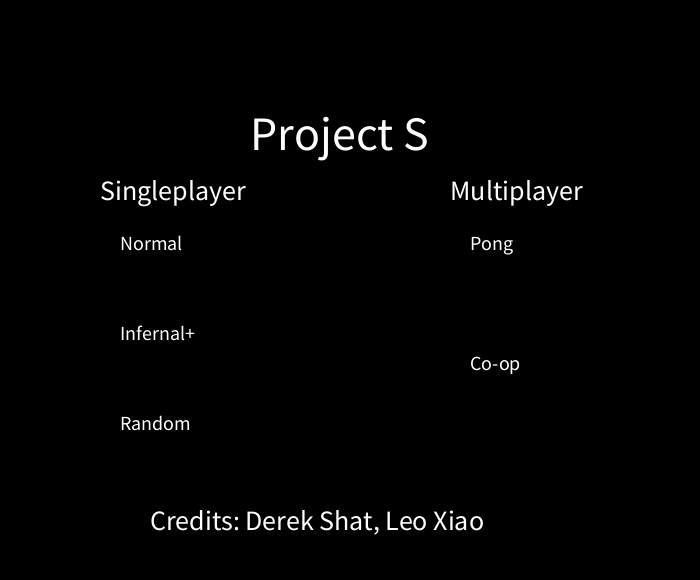
Frame 1 (no input)
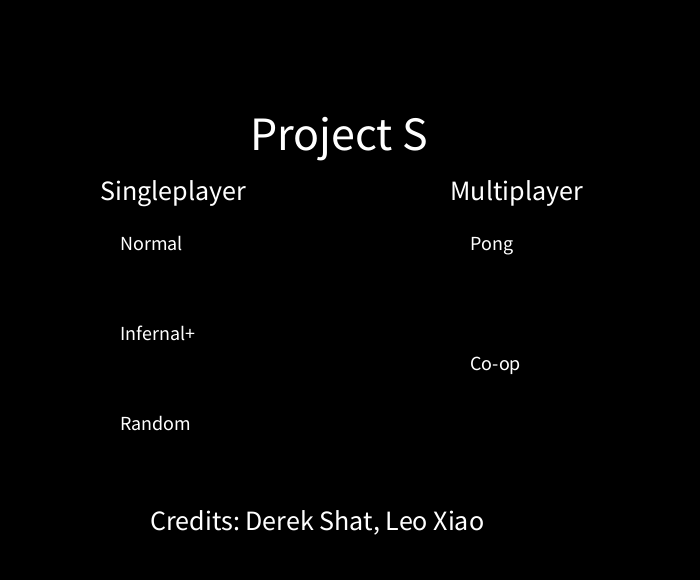
Frame 60 (the mouse pressed at the canvas centre just before this capture)
Frame 120 (the mouse held since frame 60 and released just before this capture): identical to frame 60, image omitted

The Processing sketch that drew these frames (run headless with seeded random() and noise(); from frame 60 on, the mouse is pressed at the canvas centre):

// Processing sketch: squash
// ── squash.pde
int paddleX, paddleY, paddleWidth, paddleHeight, paddleSpeed;

float ballX, ballY, ballHeight, ballWidth;

double xSpeed, ySpeed;

double xSpeedN, ySpeedN, xSpeedL, ySpeedL;

boolean up, down;

int backgroundColour1[], backgroundColour2[];
float bgColourmodifier;

int bG1[], bG2[];

int i;

int score;

int screen = 0;
int bigFont = 48;
int mediumFont = 28;
int smallFont= 20;

float mouseLoc;

int normalDiffScreen = 1;
int infernalDiffScreen = 2;
int randomDiffScreen = 3;
int pongScreen = 4;
int coopScreen = 5;

void setup() { 
  size(700, 580);
  bG1 = new int[10];
  for (int q=0; q<bG1.length; q+=1) {
    bG1[q] = (q*10);
  }
  bG2 = new int[10];
  for (int q=0; q<bG2.length; q+=1) {
    bG2[q] = (255-q*10);
  }
  backgroundColour1 = new int[10];
  for (int q=0; q<backgroundColour1.length; q++) {
    backgroundColour1[q] = color(bG1[q], bG1[q], bG1[q]);
  }
  backgroundColour2 = new int[10];
  for (int q=0; q<backgroundColour1.length; q++) {
    backgroundColour2[q] = color(bG2[q], bG2[q], bG2[q]);
  }
  paddleX = 75;
  paddleY = height/2;
  paddleWidth = 20;
  paddleHeight = 150;
  paddleSpeed = 10;
  ballX = width/2;
  ballY = height/2;
  ballWidth = 50;
  ballHeight = 50;
  xSpeed = 5;
  ySpeed = 4;
  xSpeedN = 105/100;
  ySpeedN = 104/100;
  backgroundGradients();
  score = 0;
}

void draw() {
  screen();
}

void normalMode() {
  background(0);
  theWall();
  drawPaddle();
  movePaddle();
  restrictPaddle();
  drawBall();
  moveBall();
  ballBounce();
  paddleBounceNormal();
  gameOver();
  scores();
}

void infernalMode() {
  background(0);
  theWall();
  paddleHeight = 200;
  drawPaddle();
  movePaddle();
  restrictPaddle();
  drawBall();
  moveBall();
  ballBounce();
  paddleBounceInfernal();
  gameOver();
  scores();
}
void randomMode() {
  background(0);
  theWall();
  awesomeFace();
  drawPaddle();
  movePaddle();
  restrictPaddle();
  drawBall();
  moveBall();
  ballBounceRandom();
  paddleBounceRandom();
  gameOver();
  scores();
}

void backgroundGradients() {
  int bgNumber = 1;
  int opacity = 1;
  int theLight = width/4;
  i=0;
  bgColourmodifier=0;
  while (i<theLight) {
    fill(lerpColor(backgroundColour2[bgNumber], backgroundColour1[bgNumber], bgColourmodifier), opacity);
    noStroke();
    rect(i, 0, i+2, height, 0.25);
    i+=1;
    bgColourmodifier+=0.0085;
  }
}

void drawPaddle() {
  fill(#00FFFF);
  noStroke();
  rect(paddleX, paddleY, paddleWidth, paddleHeight);
}

void movePaddle() {
  if (up) {
    paddleY-=paddleSpeed;
  } else if (down) {
    paddleY+=paddleSpeed;
  }
}

void restrictPaddle() {
  if (paddleY < 0) {
    paddleY += paddleSpeed;
  }
  if (paddleY + paddleHeight > height) {
    paddleY -= paddleSpeed;
  }
}

void drawBall() {
  fill(#ffffff);
  ellipse(ballX, ballY, ballWidth, ballHeight);
}

void moveBall() {
  ballX += xSpeed;
  ballY += ySpeed;
}

void theWall() {
  noStroke();
  fill(#FF0000);
  rect(width-100, 0, width, height);
}

void ballBounce() {
  if (ballX > width-100 - ballWidth/2) {
    xSpeed = -xSpeed;
  }
  if (ballY >= height - ballHeight/2) {
    ySpeed = -ySpeed;
  } else if (ballY - ballHeight/2 < 0) {
    ySpeed = -ySpeed;
  }
}
void ballBounceRandom() {
  if (ballX > width-100 - ballWidth/2) {
    xSpeed = -random(3,13);
    ySpeed = random(-10,10);
    if(xSpeed >= 16){
      xSpeed = random(-16, 16);
      if(xSpeed <= 5 && xSpeed >= 0){
        xSpeed = 5;
      }      
    }
    if(ySpeed >= 10){
      ySpeed = random(-10,10);
      if(ySpeed <=2 && ySpeed >= 0){
        ySpeed = 3;
      }
      if(ySpeed >= -2 && ySpeed <= 0){
        ySpeed = -3;
      }
    }
  }
  if (ballY >= height - ballHeight/2) {
    ySpeed = -random(3,10);
    xSpeed = random(-10,10);
    if(xSpeed <= 3 && xSpeed >= 0){
      xSpeed =3;
    }
    if(xSpeed >= -3 && xSpeed <= 0){
      xSpeed = -3;
    }
  } else if (ballY - ballHeight/2 < 0) {
    ySpeed = random(3,10);
    xSpeed = random(-10,10);
    if(xSpeed <= 3 && xSpeed >= 0){
      xSpeed =3;
    }
    if(xSpeed >= -3 && xSpeed <= 0){
      xSpeed = -3;
    }
  }
}

void paddleBounceNormal() {
  if (ballX - ballWidth/2 > paddleX && ballX - ballWidth/2 < paddleX + paddleWidth/2 && ballY - ballHeight/2 < paddleY + paddleHeight && ballY + ballHeight/2 > paddleY) { 
    if (xSpeed < 0) {
      xSpeed = -xSpeed*105/100;
      ySpeed = ySpeed*104/100;
      score+=1;
    }
    if (xSpeed >= 10){
      xSpeed = 10;
    }
    if (ySpeed >= 14){
      ySpeed = 10;
    }
  }
}

void paddleBounceInfernal() {
   if (ballX - ballWidth/2 > paddleX && ballX - ballWidth/2 < paddleX + paddleWidth/2 && ballY - ballHeight/2 < paddleY + paddleHeight && ballY + ballHeight/2 > paddleY) { 
    if (xSpeed < 0) {
      xSpeed = -xSpeed*108/100;
      ySpeed = ySpeed*107/100;
      score+=1;
    }
    if(xSpeed >= 25){
      xSpeed = 25;
    }
    if(ySpeed >= 20){
      ySpeed = 20;
    }
   }
}
void paddleBounceRandom() {
   if (ballX - ballWidth/2 < paddleX + paddleWidth/2 && ballY - ballHeight/2 < paddleY + paddleHeight && ballY + ballHeight/2 > paddleY) { 
    if (xSpeed < 0) {
      xSpeed = random(5,25);
      ySpeed = random(-10,10);
      score+=1;
    }
      if(ySpeed <= 3 && ySpeed >= 0){
        ySpeed = 3;
      }
      if(ySpeed >= -3 && ySpeed <= 0){
        ySpeed = -3;
      }
    }
   }
void gameOver() {
  if (ballX - ballWidth/2< 0) {
    xSpeed = 0;
    ySpeed = 0;
    if (score < 10) {
      text("you suck >:]", 100, 300);
    } else if (score < 20 && score >= 10) {
      text("git gud", 100, 300);
      textSize(7);
      text("hub",228,300);
    } else if (score < 50 && score >= 20) {
      text("not bad", 100, 300);
    } else if (score < 100 && score >= 50) {
      text("waow", 100, 300);
    } else if (score >= 100) {
      textSize(80);
      text("waow u so cool", 0, 300);
      textSize(7);
      text("like Mr Gallo", width/2-100, 325);
    }
    textSize(30);
    text("Title Screen", width/5, 500);
    text("Try Again?", width/4+width/3, 500);
    mouseLoc = dist(mouseX, mouseY, 217, 492);
    if (mousePressed) {
      if (mouseLoc <= 120) {
        screen = 0;
        setup();
      }
      mouseLoc = dist(mouseX, mouseY, 471, 492);
      if (mouseLoc <= 120) {
        if(screen == 1){
        screen = normalDiffScreen;
        setup();
        }
        if(screen == 2){
          screen = infernalDiffScreen;
          setup();
        }
        if(screen == 3){
          screen = randomDiffScreen;
          setup();
        }
      }
    }
  }
}
void scores() {
  textSize(100);
  fill(255);
  text(score, width/2, 100);
}

void awesomeFace(){
  stroke(2);
  fill(255);
   beginShape();
    vertex(620,250);
    vertex(630,235);
    vertex(637,232);
    vertex(643,237);
    vertex(650,250);
   endShape();
   
   beginShape();
    vertex(660,250);
    vertex(670,235);
    vertex(677,232);
    vertex(683,237);
    vertex(690,250);
   endShape(CLOSE);
   
   fill(255,0,0);
   beginShape();
     vertex(620,260);
     vertex(625,266);
     vertex(631,272);
     vertex(642,278);
     vertex(646,282);
     vertex(650,284);
     vertex(654,285);
     vertex(658,284);
     vertex(662,282);
     vertex(665,282);
     vertex(673,278);
     vertex(681,272);
     vertex(685,266);
     vertex(690,260);
    endShape(CLOSE);
}
    

void keyPressed() {
  if (key == 'w'|| key == 'W') {
    up = true;
  } 
  if (key == 's'|| key == 'S') {
    down = true;
  }
}
void keyReleased() {
  if (key == 'w'|| key == 'W') {
    up = false;
  } 
  if (key == 's'|| key == 'S') {
    down = false;
  }
}


void screen() {
  if (screen == 0) {
    background(0);

    fill(255);

    textSize(bigFont);
    text("Project S", width/2-100, 150);

    textSize(mediumFont);
    text("Singleplayer", width/2-250, 200);

    textSize(smallFont);
    text("Normal", width/2-230, 250);

    textSize(smallFont);
    text("Infernal+", width/2-230, 340);

    textSize(smallFont);
    text("Random", width/2-230, 430);

    textSize(mediumFont);
    text("Multiplayer", width/2+100, 200);

    textSize(smallFont);
    text("Pong", width/2+120, 250);

    textSize(smallFont);
    text("Co-op", width/2+120, 370);

    textSize(mediumFont);
    text("Credits: Derek Shat, Leo Xiao", width/2-200, 530);
  }
  fill(0, 0, 0, 0);
  noStroke(); //normal diff button
  rect(120, 228, 90, 30); 

  noStroke(); //inferno diff button
  rect(120, 288, 90, 30);

  noStroke(); //random diff button
  rect(120, 348, 90, 30);

  noStroke(); //pong button
  rect(465, 228, 90, 30);

  noStroke(); //co op music
  rect(465, 348, 90, 30);


  if (screen == normalDiffScreen) {
    normalMode();
  }
  if (screen == infernalDiffScreen){
    infernalMode();
  }
  if (screen == randomDiffScreen){
    randomMode();
  }
}

void mousePressed() {
  mouseLoc = dist(mouseX, mouseY, 165, 246);
  if (mouseLoc <= 50 && screen == 0) {
    screen = normalDiffScreen;
  }

  mouseLoc = dist(mouseX, mouseY, 165, 332);
  if (mouseLoc <= 50 && screen == 0) {
    screen = infernalDiffScreen;
  }

  mouseLoc = dist(mouseX, mouseY, 165, 423);
  if (mouseLoc <= 50 && screen == 0) {
    screen = randomDiffScreen;
  }

  mouseLoc = dist(mouseX, mouseY, 465, 288);
  if (mouseLoc <= 50 && screen == 0) {
    screen = pongScreen;
  }

  mouseLoc = dist(mouseX, mouseY, 465, 408);
  if (mouseLoc <= 50 && screen == 0) {
    screen = coopScreen;
  }
  println(mouseX, mouseY);
}
